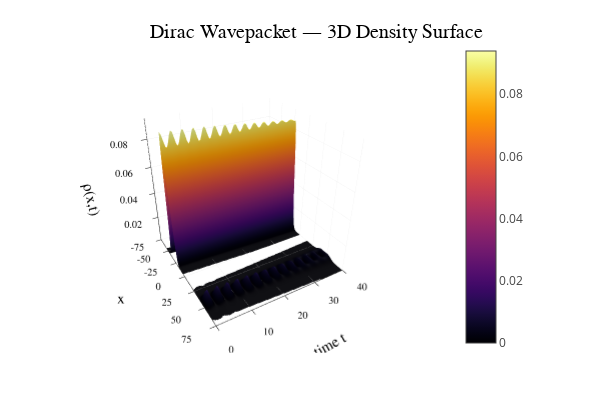

The notebook cell this image was saved under:
### Markdown cell above
### Notes & tips

* This uses the simple 1D Hamiltonian $(H=-i\alpha\partial_x + m\beta)$ with $(\alpha=\sigma_x), (\beta=\sigma_z)$. That Hamiltonian is commonly used for pedagogical 1-D Dirac wavepacket demos.
* The code diagonalizes the full Hamiltonian and computes $(\Psi(x,t)=e^{-iHt}\Psi(x,0))$ by applying the phases to eigenmodes. This is simple and accurate but scales as $(O((2N)^3))$ for diagonalization; for large (N) use Krylov/expv methods instead.
* Boundary conditions here are effectively open/free at the ends (derivative rows were left zero). You can switch to periodic BC by filling the corner entries of `D`.
* Units: we set $(\hbar=c=1)$. Change `m`, `p0`, `sigma` to explore relativistic vs nonrelativistic regimes.
* To see more time snapshots, add more entries to `times` (but note diagonalization is done once; evaluating psi_at_t is cheap after that).

### Code cell
using LinearAlgebra
using SparseArrays
using Plots
plotlyjs()   # OR: pyplot() or gr()

# --- Physical / numerical parameters ---
N  = 300
L  = 150.0
x  = range(-L/2, L/2, length=N)
dx = x[2] - x[1]

m = 1.0
α = [0 1; 1 0]
β = [1 0; 0 -1]

# Derivative operator
offset = 1/(2dx)
D = spdiagm(-1 => -offset*ones(N-1), 1 => offset*ones(N-1))

# Hamiltonian H = -i α ⊗ D + m β ⊗ I
H = kron(β, I(N))*m + kron(α, -1im*D)
Hmat = Matrix(H)

eig = eigen(Hmat)
E = eig.values
V = eig.vectors

# Initial packet
x0 = -30
p0 = 0.7
σ = 6.0
ψ0_scalar = @. exp(-(x-x0)^2/(2σ^2)) * exp(im*p0*x)

ψ0 = zeros(ComplexF64, 2N)
for j in 1:N
    ψ0[2j-1] = ψ0_scalar[j]
    ψ0[2j]   = 0.0
end
ψ0 ./= sqrt(sum(abs2,ψ0)*dx)

ψ_at_t(t) = V * (exp.(-im*E*t) .* (V' * ψ0))

# ---- Sample density over time ----
T = range(0, 40, length=100)
ρ = zeros(length(T), N)
for (i,t) in enumerate(T)
    ψt = ψ_at_t(t)
    for j in 1:N
        up = ψt[2j-1]
        dn = ψt[2j]
        ρ[i,j] = abs2(up) + abs2(dn)
    end
end

# ---- 3D surface plot ----
plot(
    x, T, ρ,
    st = :surface,
    xlabel = "x",
    ylabel = "time t",
    zlabel = "ρ(x,t)",
    title = "Dirac Wavepacket — 3D Density Surface",
    colorbar = true,
    camera = (60, 30)
)

### Figure 1 — Plotly figure (JSON) as saved in the notebook; plotly's stock layout.template omitted (floating-point values rounded to 4 significant figures; data arrays with more than 128 entries replaced by an {"elided": "..."} marker saying what was removed)
{"data": [{"colorbar": {"len": 0.8657, "title": "", "x": 0.7605, "y": 0.5087}, "colorscale": {"elided": "256x2 mixed values"}, "name": "y1", "opacity": null, "scene": "scene", "showlegend": false, "showscale": true, "type": "surface", "x": {"elided": "300 float values"}, "xaxis": "x", "y": [0, 0.404, 0.8081, 1.212, 1.616, 2.02, 2.424, 2.828, 3.232, 3.636, 4.04, 4.444, 4.848, 5.253, 5.657, 6.061, 6.465, 6.869, 7.273, 7.677, 8.081, 8.485, 8.889, 9.293, 9.697, 10.1, 10.51, 10.91, 11.31, 11.72, 12.12, 12.53, 12.93, 13.33, 13.74, 14.14, 14.55, 14.95, 15.35, 15.76, 16.16, 16.57, 16.97, 17.37, 17.78, 18.18, 18.59, 18.99, 19.39, 19.8, 20.2, 20.61, 21.01, 21.41, 21.82, 22.22, 22.63, 23.03, 23.43, 23.84, 24.24, 24.65, 25.05, 25.45, 25.86, 26.26, 26.67, 27.07, 27.47, 27.88, 28.28, 28.69, 29.09, 29.49, 29.9, 30.3, 30.71, 31.11, 31.52, 31.92, 32.32, 32.73, 33.13, 33.54, 33.94, 34.34, 34.75, 35.15, 35.56, 35.96, 36.36, 36.77, 37.17, 37.58, 37.98, 38.38, 38.79, 39.19, 39.6, 40], "yaxis": "y", "z": {"elided": "100x300 float values"}, "zaxis": "z", "zmax": 0.09397, "zmin": 6.43e-32}], "layout": {"annotations": [{"font": {"color": "rgba(0, 0, 0, 1.000)", "family": "sans-serif", "size": 20}, "rotation": 0, "showarrow": false, "text": "Dirac Wavepacket — 3D Density Surface", "x": 0.5275, "xanchor": "center", "xref": "paper", "y": 1, "yanchor": "top", "yref": "paper"}], "height": 400, "legend": {"bgcolor": "rgba(255, 255, 255, 1.000)", "bordercolor": "rgba(0, 0, 0, 1.000)", "borderwidth": 1, "font": {"color": "rgba(0, 0, 0, 1.000)", "family": "sans-serif", "size": 11}, "title": {"font": {"color": "rgba(0, 0, 0, 1.000)", "family": "sans-serif", "size": 15}, "text": ""}, "tracegroupgap": 0, "traceorder": "normal", "x": 1, "xanchor": "auto", "y": 1, "yanchor": "auto"}, "margin": {"b": 20, "l": 0, "r": 0, "t": 20}, "paper_bgcolor": "rgba(255, 255, 255, 1.000)", "plot_bgcolor": "rgba(255, 255, 255, 1.000)", "scene": {"camera": {"eye": {"x": 1.95, "y": -1.126, "z": 1.3}, "projection": "orthographic"}, "domain": {"x": [0.06165, 0.7605], "y": [0.07581, 0.9415]}, "xaxis": {"gridcolor": "rgba(0, 0, 0, 0.100)", "gridwidth": 0.5, "linecolor": "rgba(0, 0, 0, 1.000)", "mirror": false, "range": [-75, 75], "showgrid": true, "showline": true, "showticklabels": true, "tickangle": 0, "tickcolor": "rgb(0, 0, 0)", "tickfont": {"color": "rgba(0, 0, 0, 1.000)", "family": "sans-serif", "size": 11}, "tickmode": "array", "ticks": "inside", "ticktext": ["-75", "-50", "-25", "0", "25", "50", "75"], "tickvals": [-75, -50, -25, 0, 25, 50, 75], "title": "x", "titlefont": {"color": "rgba(0, 0, 0, 1.000)", "family": "sans-serif", "size": 15}, "type": "-", "visible": true, "zeroline": false, "zerolinecolor": "rgba(0, 0, 0, 1.000)"}, "yaxis": {"gridcolor": "rgba(0, 0, 0, 0.100)", "gridwidth": 0.5, "linecolor": "rgba(0, 0, 0, 1.000)", "mirror": false, "range": [0, 40], "showgrid": true, "showline": true, "showticklabels": true, "tickangle": 0, "tickcolor": "rgb(0, 0, 0)", "tickfont": {"color": "rgba(0, 0, 0, 1.000)", "family": "sans-serif", "size": 11}, "tickmode": "array", "ticks": "inside", "ticktext": ["0", "10", "20", "30", "40"], "tickvals": [0, 10, 20, 30, 40], "title": "time t", "titlefont": {"color": "rgba(0, 0, 0, 1.000)", "family": "sans-serif", "size": 15}, "type": "-", "visible": true, "zeroline": false, "zerolinecolor": "rgba(0, 0, 0, 1.000)"}, "zaxis": {"gridcolor": "rgba(0, 0, 0, 0.100)", "gridwidth": 0.5, "linecolor": "rgba(0, 0, 0, 1.000)", "mirror": false, "range": [6.43e-32, 0.09397], "showgrid": true, "showline": true, "showticklabels": true, "tickangle": 0, "tickcolor": "rgb(0, 0, 0)", "tickfont": {"color": "rgba(0, 0, 0, 1.000)", "family": "sans-serif", "size": 11}, "tickmode": "array", "ticks": "inside", "ticktext": ["0.02", "0.04", "0.06", "0.08"], "tickvals": [0.02, 0.04, 0.06, 0.08], "title": "ρ(x,t)", "titlefont": {"color": "rgba(0, 0, 0, 1.000)", "family": "sans-serif", "size": 15}, "type": "-", "visible": true, "zeroline": false, "zerolinecolor": "rgba(0, 0, 0, 1.000)"}}, "showlegend": true, "width": 600}}
